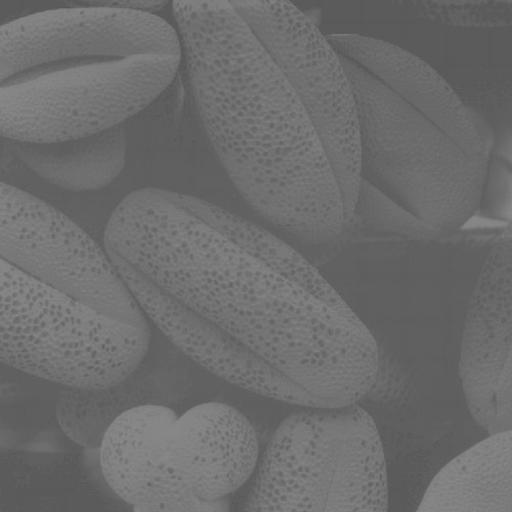
#> input picture ECE484W_Assgn_4_python/images/original_image.jpg, 512 x 512 px, found by its file name
$ python edit_image_overlay_1.py
#> lines starting #> are read from the running program, lines starting #| are printed output that depends on the picture; after the words box and inside, x2 and y2 are one past the last pixel; in counts of white or black regions, pixels touching at a corner belong together
import cv2
import os

environment_var_overlay_state = os.environ.get("OVERLAY_STATE", "0")

if environment_var_overlay_state == "1":
    print("overlay on")
else:
    print("overlay off")

# load images
original_image = cv2.imread('images/original_image.jpg')
#> original_image is the input picture: shape (512, 512, 3); min 81, max 139, mean 108.5
overlay_image = cv2.imread('images/overlay_image.jpg')
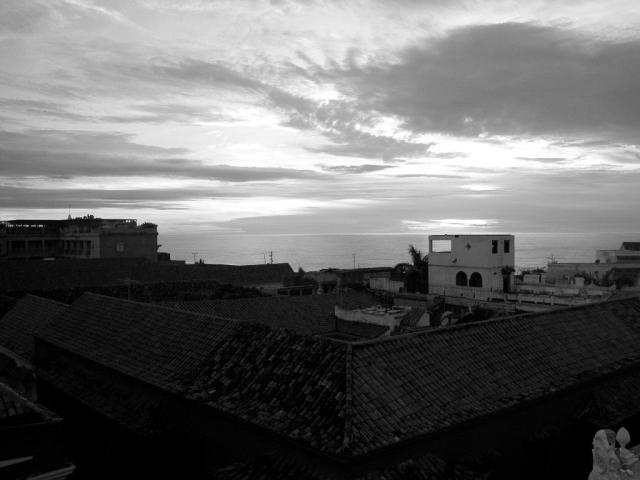
#> input picture ECE484W_Assgn_4_python/images/overlay_image.jpg, 640 x 480 px, found by its file name
#> overlay_image is the input picture: shape (480, 640, 3); min 0, max 255, mean 104.5

# size of images
width, height = 200, 200

# this is super weird, but just resizing the overlay image
# so that everything fits nicely together
ar = float(width) / overlay_image.shape[1] # get the aspect ratio
#> ar = 0.312
adjusted_height = int(overlay_image.shape[0] * ar) # get the new height
#> adjusted_height = 150
overlay_image = cv2.resize(overlay_image, (width, adjusted_height)) # and finally resize it
#> overlay_image: shape (150, 200, 3)

# just grabbing the new overlay demensions
overlay_height, overlay_width, _ = overlay_image.shape
#> overlay_height = 150; overlay_width = 200

# coordinates to place in top left corner of the image
# can always change to move the image around
x, y = 50, 50

# grabbing pts on original image for the overlay image to be placed
pts = original_image[y:y+overlay_height, x:x+overlay_width]
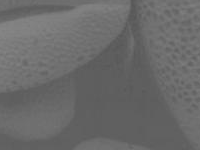
#> pts: shape (150, 200, 3); min 87, max 134, mean 106

# placing overlay image onto the original
result = cv2.addWeighted(pts, 0, overlay_image, 1, 0)

# replacing the original pts with the result
original_image[y:y+overlay_height, x:x+overlay_width] = result
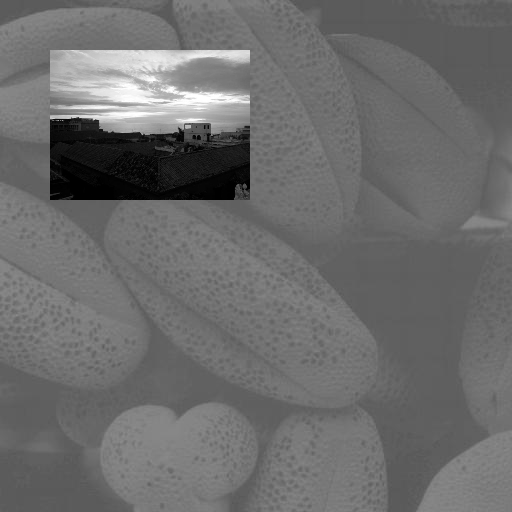
#> original_image: shape (512, 512, 3); 11.43% of pixels changed, all inside (x1, y1, x2, y2) = (50, 50, 250, 200)

# and FINALLY saving the image
cv2.imwrite('images/result_image.jpg', original_image)
